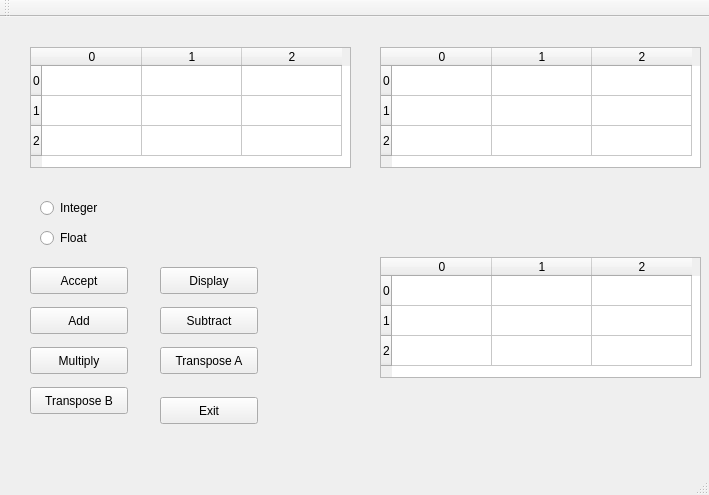
<?xml version="1.0" encoding="UTF-8"?>
<ui version="4.0">
 <class>MainWindow</class>
 <widget class="QMainWindow" name="MainWindow">
  <property name="geometry">
   <rect>
    <x>0</x>
    <y>0</y>
    <width>709</width>
    <height>495</height>
   </rect>
  </property>
  <property name="windowTitle">
   <string>MainWindow</string>
  </property>
  <widget class="QWidget" name="centralWidget">
   <widget class="QTableWidget" name="mat_a">
    <property name="geometry">
     <rect>
      <x>30</x>
      <y>30</y>
      <width>321</width>
      <height>121</height>
     </rect>
    </property>
    <property name="maximumSize">
     <size>
      <width>321</width>
      <height>16777215</height>
     </size>
    </property>
    <row>
     <property name="text">
      <string>0</string>
     </property>
    </row>
    <row>
     <property name="text">
      <string>1</string>
     </property>
    </row>
    <row>
     <property name="text">
      <string>2</string>
     </property>
    </row>
    <column>
     <property name="text">
      <string>0</string>
     </property>
    </column>
    <column>
     <property name="text">
      <string>1</string>
     </property>
    </column>
    <column>
     <property name="text">
      <string>2</string>
     </property>
    </column>
   </widget>
   <widget class="QTableWidget" name="mat_b">
    <property name="geometry">
     <rect>
      <x>380</x>
      <y>30</y>
      <width>321</width>
      <height>121</height>
     </rect>
    </property>
    <property name="maximumSize">
     <size>
      <width>321</width>
      <height>16777215</height>
     </size>
    </property>
    <row>
     <property name="text">
      <string>0</string>
     </property>
    </row>
    <row>
     <property name="text">
      <string>1</string>
     </property>
    </row>
    <row>
     <property name="text">
      <string>2</string>
     </property>
    </row>
    <column>
     <property name="text">
      <string>0</string>
     </property>
    </column>
    <column>
     <property name="text">
      <string>1</string>
     </property>
    </column>
    <column>
     <property name="text">
      <string>2</string>
     </property>
    </column>
   </widget>
   <widget class="QTableWidget" name="result">
    <property name="geometry">
     <rect>
      <x>380</x>
      <y>240</y>
      <width>321</width>
      <height>121</height>
     </rect>
    </property>
    <property name="maximumSize">
     <size>
      <width>321</width>
      <height>16777215</height>
     </size>
    </property>
    <row>
     <property name="text">
      <string>0</string>
     </property>
    </row>
    <row>
     <property name="text">
      <string>1</string>
     </property>
    </row>
    <row>
     <property name="text">
      <string>2</string>
     </property>
    </row>
    <column>
     <property name="text">
      <string>0</string>
     </property>
    </column>
    <column>
     <property name="text">
      <string>1</string>
     </property>
    </column>
    <column>
     <property name="text">
      <string>2</string>
     </property>
    </column>
   </widget>
   <widget class="QRadioButton" name="int_2">
    <property name="geometry">
     <rect>
      <x>40</x>
      <y>180</y>
      <width>116</width>
      <height>22</height>
     </rect>
    </property>
    <property name="text">
     <string>Integer</string>
    </property>
   </widget>
   <widget class="QRadioButton" name="float_2">
    <property name="geometry">
     <rect>
      <x>40</x>
      <y>210</y>
      <width>116</width>
      <height>22</height>
     </rect>
    </property>
    <property name="text">
     <string>Float</string>
    </property>
   </widget>
   <widget class="QPushButton" name="accept">
    <property name="geometry">
     <rect>
      <x>30</x>
      <y>250</y>
      <width>98</width>
      <height>27</height>
     </rect>
    </property>
    <property name="text">
     <string>Accept</string>
    </property>
   </widget>
   <widget class="QPushButton" name="add">
    <property name="geometry">
     <rect>
      <x>30</x>
      <y>290</y>
      <width>98</width>
      <height>27</height>
     </rect>
    </property>
    <property name="text">
     <string>Add</string>
    </property>
   </widget>
   <widget class="QPushButton" name="mul">
    <property name="geometry">
     <rect>
      <x>30</x>
      <y>330</y>
      <width>98</width>
      <height>27</height>
     </rect>
    </property>
    <property name="text">
     <string>Multiply</string>
    </property>
   </widget>
   <widget class="QPushButton" name="sub">
    <property name="geometry">
     <rect>
      <x>160</x>
      <y>290</y>
      <width>98</width>
      <height>27</height>
     </rect>
    </property>
    <property name="text">
     <string>Subtract</string>
    </property>
   </widget>
   <widget class="QPushButton" name="disp">
    <property name="geometry">
     <rect>
      <x>160</x>
      <y>250</y>
      <width>98</width>
      <height>27</height>
     </rect>
    </property>
    <property name="text">
     <string>Display</string>
    </property>
   </widget>
   <widget class="QPushButton" name="exit">
    <property name="geometry">
     <rect>
      <x>160</x>
      <y>380</y>
      <width>98</width>
      <height>27</height>
     </rect>
    </property>
    <property name="text">
     <string>Exit</string>
    </property>
   </widget>
   <widget class="QPushButton" name="transa">
    <property name="geometry">
     <rect>
      <x>160</x>
      <y>330</y>
      <width>98</width>
      <height>27</height>
     </rect>
    </property>
    <property name="text">
     <string>Transpose A</string>
    </property>
   </widget>
   <widget class="QPushButton" name="transb">
    <property name="geometry">
     <rect>
      <x>30</x>
      <y>370</y>
      <width>98</width>
      <height>27</height>
     </rect>
    </property>
    <property name="text">
     <string>Transpose B</string>
    </property>
   </widget>
  </widget>
  <widget class="QMenuBar" name="menuBar">
   <property name="geometry">
    <rect>
     <x>0</x>
     <y>0</y>
     <width>709</width>
     <height>25</height>
    </rect>
   </property>
  </widget>
  <widget class="QToolBar" name="mainToolBar">
   <attribute name="toolBarArea">
    <enum>TopToolBarArea</enum>
   </attribute>
   <attribute name="toolBarBreak">
    <bool>false</bool>
   </attribute>
  </widget>
  <widget class="QStatusBar" name="statusBar"/>
 </widget>
 <layoutdefault spacing="6" margin="11"/>
 <resources/>
 <connections/>
</ui>
